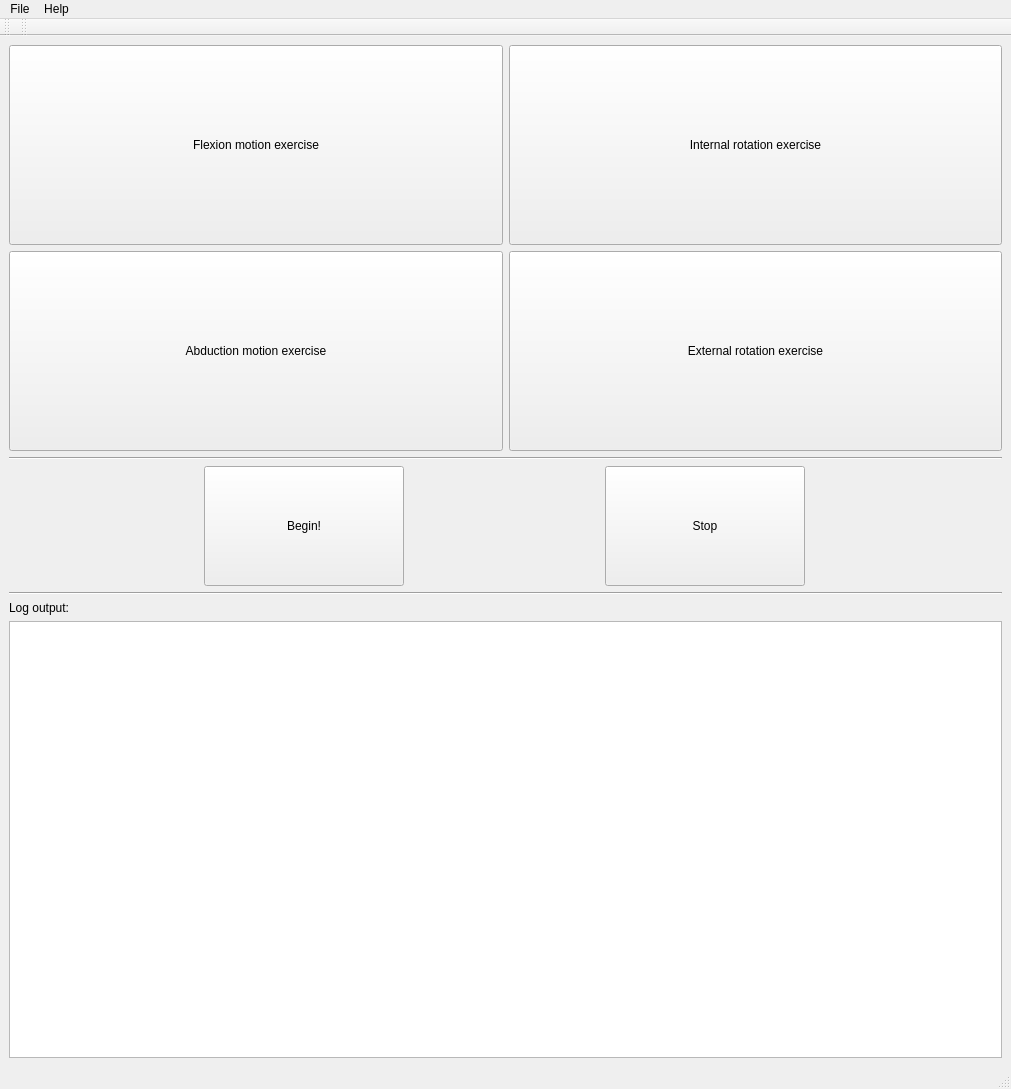
<?xml version="1.0" encoding="UTF-8"?>
<ui version="4.0">
 <class>QTRehaZenter</class>
 <widget class="QMainWindow" name="QTRehaZenter">
  <property name="geometry">
   <rect>
    <x>0</x>
    <y>0</y>
    <width>1011</width>
    <height>1089</height>
   </rect>
  </property>
  <property name="sizePolicy">
   <sizepolicy hsizetype="Fixed" vsizetype="Fixed">
    <horstretch>0</horstretch>
    <verstretch>0</verstretch>
   </sizepolicy>
  </property>
  <property name="windowTitle">
   <string>QT RehaZenter Exercise Assistant</string>
  </property>
  <widget class="QWidget" name="centralwidget">
   <layout class="QGridLayout" name="gridLayout">
    <item row="7" column="0" colspan="2">
     <widget class="Line" name="line">
      <property name="sizePolicy">
       <sizepolicy hsizetype="Minimum" vsizetype="Maximum">
        <horstretch>0</horstretch>
        <verstretch>0</verstretch>
       </sizepolicy>
      </property>
      <property name="orientation">
       <enum>Qt::Horizontal</enum>
      </property>
     </widget>
    </item>
    <item row="6" column="0" colspan="2">
     <layout class="QHBoxLayout" name="horizontalLayout">
      <property name="sizeConstraint">
       <enum>QLayout::SetDefaultConstraint</enum>
      </property>
      <property name="topMargin">
       <number>0</number>
      </property>
      <item>
       <widget class="QPushButton" name="btnBegin">
        <property name="sizePolicy">
         <sizepolicy hsizetype="Fixed" vsizetype="Fixed">
          <horstretch>0</horstretch>
          <verstretch>0</verstretch>
         </sizepolicy>
        </property>
        <property name="minimumSize">
         <size>
          <width>200</width>
          <height>120</height>
         </size>
        </property>
        <property name="text">
         <string>Begin!</string>
        </property>
       </widget>
      </item>
      <item>
       <widget class="QPushButton" name="btnStop">
        <property name="sizePolicy">
         <sizepolicy hsizetype="Fixed" vsizetype="Fixed">
          <horstretch>0</horstretch>
          <verstretch>0</verstretch>
         </sizepolicy>
        </property>
        <property name="minimumSize">
         <size>
          <width>200</width>
          <height>120</height>
         </size>
        </property>
        <property name="text">
         <string>Stop</string>
        </property>
        <property name="checkable">
         <bool>false</bool>
        </property>
       </widget>
      </item>
     </layout>
    </item>
    <item row="8" column="0">
     <widget class="QLabel" name="lblROSConsole">
      <property name="sizePolicy">
       <sizepolicy hsizetype="Maximum" vsizetype="Maximum">
        <horstretch>0</horstretch>
        <verstretch>0</verstretch>
       </sizepolicy>
      </property>
      <property name="text">
       <string>Log output:</string>
      </property>
     </widget>
    </item>
    <item row="3" column="1">
     <widget class="QPushButton" name="btnExternalRotationExercise">
      <property name="sizePolicy">
       <sizepolicy hsizetype="MinimumExpanding" vsizetype="Fixed">
        <horstretch>0</horstretch>
        <verstretch>0</verstretch>
       </sizepolicy>
      </property>
      <property name="minimumSize">
       <size>
        <width>0</width>
        <height>200</height>
       </size>
      </property>
      <property name="text">
       <string>External rotation exercise</string>
      </property>
     </widget>
    </item>
    <item row="2" column="1">
     <widget class="QPushButton" name="btnInternalRotationExercise">
      <property name="enabled">
       <bool>true</bool>
      </property>
      <property name="sizePolicy">
       <sizepolicy hsizetype="MinimumExpanding" vsizetype="Fixed">
        <horstretch>0</horstretch>
        <verstretch>0</verstretch>
       </sizepolicy>
      </property>
      <property name="minimumSize">
       <size>
        <width>0</width>
        <height>200</height>
       </size>
      </property>
      <property name="text">
       <string>Internal rotation exercise</string>
      </property>
     </widget>
    </item>
    <item row="5" column="0" colspan="2">
     <widget class="Line" name="line_2">
      <property name="sizePolicy">
       <sizepolicy hsizetype="Minimum" vsizetype="Maximum">
        <horstretch>0</horstretch>
        <verstretch>0</verstretch>
       </sizepolicy>
      </property>
      <property name="orientation">
       <enum>Qt::Horizontal</enum>
      </property>
     </widget>
    </item>
    <item row="3" column="0">
     <widget class="QPushButton" name="btnAbductionMotionExercise">
      <property name="sizePolicy">
       <sizepolicy hsizetype="MinimumExpanding" vsizetype="Fixed">
        <horstretch>0</horstretch>
        <verstretch>0</verstretch>
       </sizepolicy>
      </property>
      <property name="minimumSize">
       <size>
        <width>0</width>
        <height>200</height>
       </size>
      </property>
      <property name="text">
       <string>Abduction motion exercise</string>
      </property>
     </widget>
    </item>
    <item row="2" column="0">
     <widget class="QPushButton" name="btnFlexionMotionExercise">
      <property name="sizePolicy">
       <sizepolicy hsizetype="MinimumExpanding" vsizetype="Fixed">
        <horstretch>0</horstretch>
        <verstretch>0</verstretch>
       </sizepolicy>
      </property>
      <property name="minimumSize">
       <size>
        <width>0</width>
        <height>200</height>
       </size>
      </property>
      <property name="text">
       <string>Flexion motion exercise</string>
      </property>
     </widget>
    </item>
    <item row="9" column="0" colspan="2">
     <widget class="QPlainTextEdit" name="txtViewLogOutput">
      <property name="sizePolicy">
       <sizepolicy hsizetype="Expanding" vsizetype="Minimum">
        <horstretch>0</horstretch>
        <verstretch>0</verstretch>
       </sizepolicy>
      </property>
      <property name="minimumSize">
       <size>
        <width>751</width>
        <height>400</height>
       </size>
      </property>
     </widget>
    </item>
   </layout>
  </widget>
  <widget class="QMenuBar" name="menubar">
   <property name="geometry">
    <rect>
     <x>0</x>
     <y>0</y>
     <width>1011</width>
     <height>35</height>
    </rect>
   </property>
   <widget class="QMenu" name="menuEdit">
    <property name="title">
     <string>File</string>
    </property>
    <addaction name="actionLoadCustomObject"/>
    <addaction name="actionPreferences"/>
    <addaction name="separator"/>
    <addaction name="actionQuit"/>
   </widget>
   <widget class="QMenu" name="menuHelp">
    <property name="title">
     <string>Help</string>
    </property>
    <addaction name="actionAbout"/>
   </widget>
   <addaction name="menuEdit"/>
   <addaction name="menuHelp"/>
  </widget>
  <widget class="QStatusBar" name="statusbar"/>
  <widget class="QToolBar" name="toolBar">
   <property name="windowTitle">
    <string>toolBar</string>
   </property>
   <attribute name="toolBarArea">
    <enum>TopToolBarArea</enum>
   </attribute>
   <attribute name="toolBarBreak">
    <bool>false</bool>
   </attribute>
  </widget>
  <widget class="QToolBar" name="toolBar_2">
   <property name="windowTitle">
    <string>toolBar_2</string>
   </property>
   <attribute name="toolBarArea">
    <enum>TopToolBarArea</enum>
   </attribute>
   <attribute name="toolBarBreak">
    <bool>false</bool>
   </attribute>
  </widget>
  <action name="actionPreferences">
   <property name="text">
    <string>Preferences</string>
   </property>
  </action>
  <action name="actionAbout">
   <property name="text">
    <string>About...</string>
   </property>
  </action>
  <action name="actionQuit">
   <property name="text">
    <string>Quit</string>
   </property>
  </action>
  <action name="actionLoadCustomObject">
   <property name="text">
    <string>Load custom object...</string>
   </property>
  </action>
 </widget>
 <resources/>
 <connections/>
</ui>
